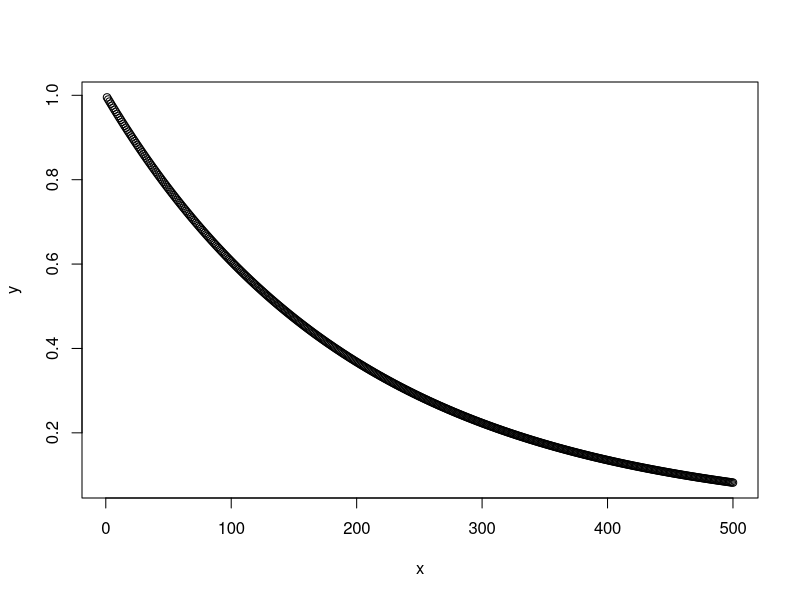
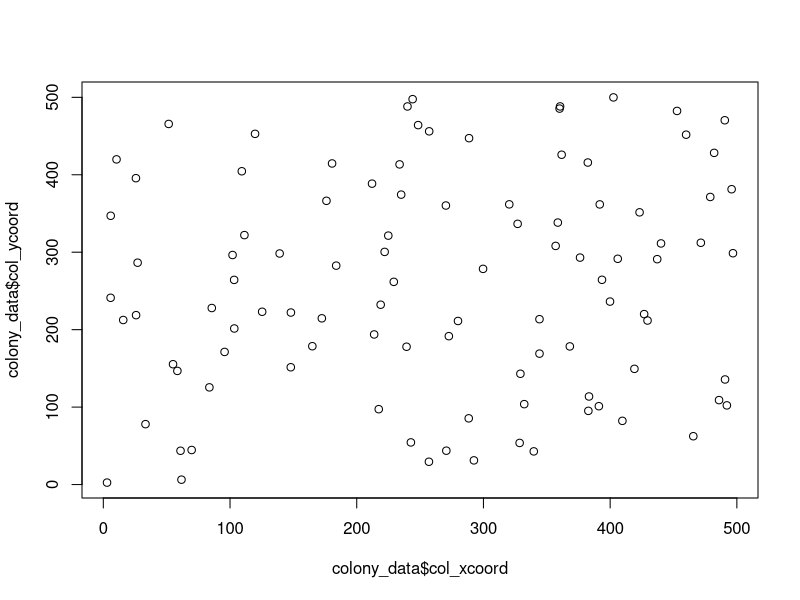
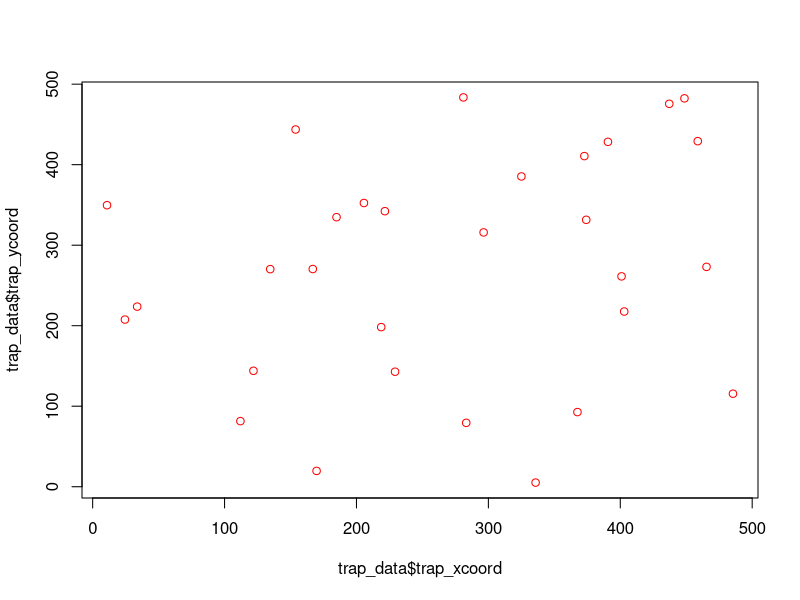

Here is the R script that generated these plots, in order:
##### Simulate data for pope_consgenetics model #####
# Script Initiated: April 2, 2025
# By: Jenna Melanson
# Goal: reproduce simulated data from 2017 Conservation Genetics Paper


##### Required Data #####
### number of colonies (num_col)
### total number of bees (num_bees)
### number of bees per colony (col_size)
### landscape bounds (e.g., define survey space)
### colony locations (start with uniform distribution)

### number of traps
### trap locations
### floral quality at each trap (normal(0,1) for now)

### rate parameter beta (how willing are bees to travel long distances)
### rate parameter theta (how attracted are bees to flowers)

### eps (trap specific random effect) --> ignore initially
### psi (colony-specific random effect) --> ignore initially


##### Define landscape bounds, number of bees & traps #####
landscape_lower = 0
landscape_upper = 500
num_col = 100
num_bees = 2000
num_traps = 30

##### Define parameters #####
#what is a reasonable value for beta??
x = 1:500
y = exp(-0.005*x)
plot(x, y)
#this is really small but gives a reasonab
inv_beta = 200

##### Define colony characteristics #####
col_id = 1:num_col
colsize = rep(num_bees/num_col, num_col)
col_xcoord = runif(num_col, landscape_lower, landscape_upper)
col_ycoord = runif(num_col, landscape_lower, landscape_upper)

colony_data = as.data.frame(cbind(col_id, colsize, col_xcoord, col_ycoord))

#plot colonies
landscape = plot(colony_data$col_xcoord, colony_data$col_ycoord)

##### Define trap characteristics #####
trap_id = 1:num_traps
trap_quality = rnorm(num_traps, 0, 1)
trap_xcoord = runif(num_traps, landscape_lower, landscape_upper)
trap_ycoord = runif(num_traps, landscape_lower, landscape_upper)

trap_data = as.data.frame(cbind(trap_id, trap_quality, trap_xcoord, trap_ycoord))

#plot traps
landscape = landscape + plot(trap_data$trap_xcoord, trap_data$trap_ycoord, col = "red")
